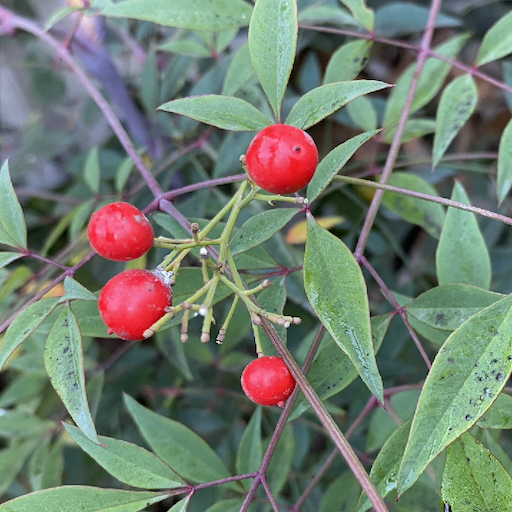
#> input picture 004 - librerias_fundamentos_pdi/002 PRA/frutos_rojos.png, 512 x 512 px, found by its file name
$ jupyter execute '003 - leerImagenColor.ipynb'
#> lines starting #> are read from the running program, lines starting #| are printed output that depends on the picture
# PROCESAMIENTO DIGITAL DE IMÁGENES
# Capítulo 1: Carga y visualización de imágenes en color

**OBJETIVOS PEDAGÓGICOS:**
- Comprender la diferencia entre los formatos de color BGR y RGB.
- Aprender a cargar imágenes con distintas librerías.
- Analizar los canales de color por separado.
- Comparar herramientas: OpenCV y Matplotlib.

**TRANSICIÓN CONCEPTUAL:**
En py5 trabajaste estos conceptos de manera visual.
Ahora vas a usar herramientas estándar de la disciplina antes de pasar a scikit-image.

# 1. PREPARACIÓN DEL ENTORNO

Comenzaremos descargando una imagen de ejemplo para nuestro análisis. Trabajaremos con una imagen de frutos rojos que nos permitirá apreciar claramente las diferencias entre canales de color.

[cell 1]
import urllib.request

url = "https://www.dropbox.com/s/do6b49d10ty1dyf/frutos_rojos.png?dl=1"
archivo = "frutos_rojos.png"
urllib.request.urlretrieve(url, archivo)

print(f"Descargado: {archivo}")
print("Imagen descargada correctamente.")
print("Trabajaremos con una imagen de frutos rojos para analizar los canales de color.")

# 2. OPENCV: LA HERRAMIENTA ESTÁNDAR DE VISIÓN COMPUTACIONAL

**NOTA TÉCNICA IMPORTANTE:**
OpenCV usa el formato BGR (Azul-Verde-Rojo) en lugar de RGB. Esto es por razones históricas del desarrollo de cámaras y software.

A continuación, cargaremos la imagen con OpenCV y analizaremos sus dimensiones antes de visualizarla.

[cell 2]
import cv2
import matplotlib.pyplot as plt

X = cv2.imread("frutos_rojos.png")
#> X is the input picture: shape (512, 512, 3); mean B, G, R 111.7, 125.1, 112.8
print(f"Dimensiones de la imagen: {X.shape}")
#| Dimensiones de la imagen: (512, 512, 3)
print("   - Alto x Ancho x Canales")
print("   - El tercer valor (3) indica que es una imagen en color")

plt.figure(figsize=(8, 6))
plt.imshow(cv2.cvtColor(X, cv2.COLOR_BGR2RGB))
plt.axis("off")
plt.show()

# 3. ANÁLISIS DE CANALES DE COLOR (OpenCV - formato BGR)

**Recordá**: en OpenCV el orden es B-G-R, no R-G-B.

Ahora separarás cada canal para visualizar su contribución a la imagen.
- **Canal azul (B)**: en los frutos rojos, este canal se verá oscuro. Los píxeles rojos tienen poco componente azul.
- **Canal verde (G)**: presenta un componente intermedio en los frutos rojos. Las hojas verdes se verán más brillantes.
- **Canal rojo (R)**: los frutos rojos se verán muy brillantes. Este es el canal dominante en esta imagen.

[cell 3]
print("Analisis por canales - Formato BGR de OpenCV")

# Canal Azul (Blue) - Índice 0
print("\nCanal azul (B)")
B = X[:, :, 0]
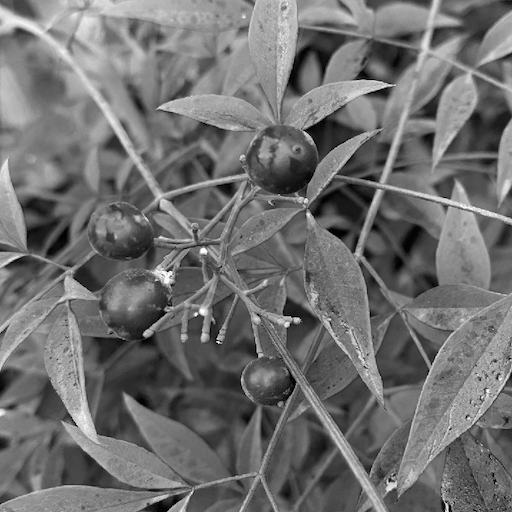
#> B: shape (512, 512); min 0, max 255, mean 111.7
plt.figure(figsize=(6, 6))
plt.imshow(B, cmap="gray")
plt.axis("off")
plt.show()

# Canal Verde (Green) - Índice 1
print("\nCanal verde (G)")
G = X[:, :, 1]
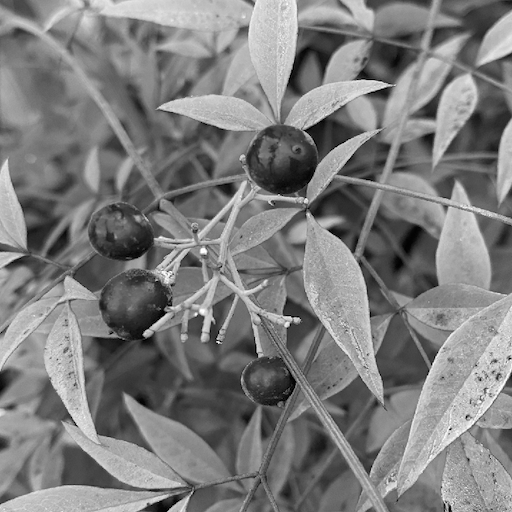
#> G: shape (512, 512); min 0, max 255, mean 125.1
plt.figure(figsize=(6, 6))
plt.imshow(G, cmap="gray")
plt.axis("off")
plt.show()

# Canal Rojo (Red) - Índice 2
print("\nCanal rojo (R)")
R = X[:, :, 2]
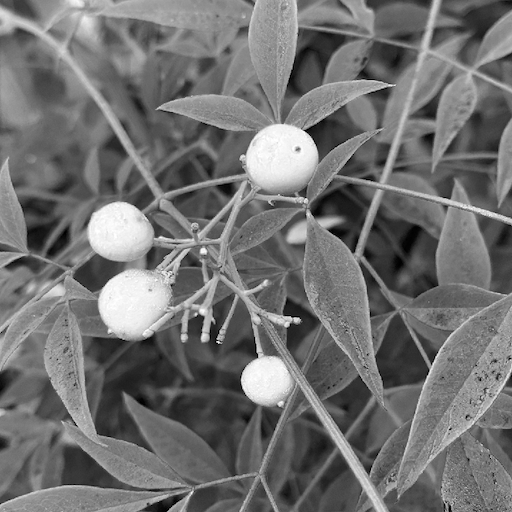
#> R: shape (512, 512); min 0, max 255, mean 112.8
plt.figure(figsize=(6, 6))
plt.imshow(R, cmap="gray")
plt.axis("off")
plt.show()

# 4. MATPLOTLIB: HERRAMIENTA DE VISUALIZACIÓN CIENTÍFICA

Matplotlib es una herramienta de visualización científica que maneja imágenes en formato RGB (más intuitivo).

A diferencia de OpenCV, Matplotlib lee automáticamente las imágenes en formato RGB, lo que facilita la visualización directa sin conversiones adicionales.

[cell 4]
import matplotlib.pyplot as plt

# Carga con matplotlib
X_plt = plt.imread('frutos_rojos.png')
print(f"Dimensiones: {X_plt.shape}")
#| Dimensiones: (512, 512, 4)
print("Nota: Matplotlib lee automáticamente en formato RGB")

plt.figure(figsize=(10, 8))
plt.imshow(X_plt)
plt.title('Imagen Original - Formato RGB (Matplotlib)', fontsize=14, pad=20)
plt.axis('off')
plt.show()

# 5. ANÁLISIS DE CANALES CON MATPLOTLIB (Formato RGB)

Ahora analizarás los canales RGB con Matplotlib. Observá cómo difiere el orden de los canales respecto de OpenCV:
- En RGB, el primer canal (índice 0) es el rojo.
- En RGB, el segundo canal (índice 1) es el verde.
- En RGB, el tercer canal (índice 2) es el azul.

[cell 5]
print("ANÁLISIS POR CANALES - Formato RGB de Matplotlib")

fig, axes = plt.subplots(1, 3, figsize=(15, 5))

# Canal Rojo (Red) - Índice 0 en RGB
R_plt = X_plt[:,:,0]
axes[0].imshow(R_plt, cmap='gray')
axes[0].set_title('Canal ROJO\n(Los frutos se ven brillantes)', fontsize=12)
axes[0].axis('off')

# Canal Verde (Green) - Índice 1 en RGB
G_plt = X_plt[:,:,1]
axes[1].imshow(G_plt, cmap='gray')
axes[1].set_title('Canal VERDE\n(Las hojas se ven brillantes)', fontsize=12)
axes[1].axis('off')

# Canal Azul (Blue) - Índice 2 en RGB
B_plt = X_plt[:,:,2]
axes[2].imshow(B_plt, cmap='gray')
axes[2].set_title('Canal AZUL\n(Los frutos se ven oscuros)', fontsize=12)
axes[2].axis('off')

plt.tight_layout()
plt.show()
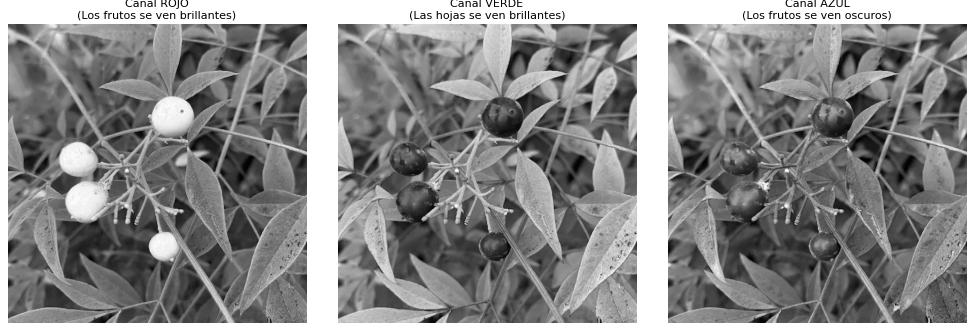
#> figure drawn by matplotlib, 3 panels

# 6. CONVERSIÓN ENTRE FORMATOS: BGR ↔ RGB

**Problema común**: OpenCV lee en BGR, pero Matplotlib espera RGB.

**Solución**: usar `cv2.cvtColor()` para convertir entre formatos.

A continuación, vas a observar qué ocurre cuando una imagen en formato BGR se visualiza directamente con Matplotlib y cómo se corrige esa diferencia mediante una conversión de color.

[cell 6]
# Leemos con OpenCV (BGR) y convertimos a RGB
Xbgr = cv2.imread('frutos_rojos.png')
Xrgb = cv2.cvtColor(Xbgr, cv2.COLOR_BGR2RGB)

fig, axes = plt.subplots(1, 2, figsize=(15, 6))

# Sin conversión (colores incorrectos)
axes[0].imshow(Xbgr)
axes[0].set_title('Sin Conversión\n(OpenCV BGR → Matplotlib)', fontsize=12, color='red')
axes[0].axis('off')

# Con conversión (colores correctos)
axes[1].imshow(Xrgb)
axes[1].set_title('Con Conversión\n(BGR → RGB)', fontsize=12, color='green')
axes[1].axis('off')

plt.tight_layout()
plt.show()
#> figure, not shown here; B, G, R data is drawn as R, G, B

$ run again, with 004 - librerias_fundamentos_pdi/002 PRA/paisaje.png copied over 004 - librerias_fundamentos_pdi/002 PRA/frutos_rojos.png
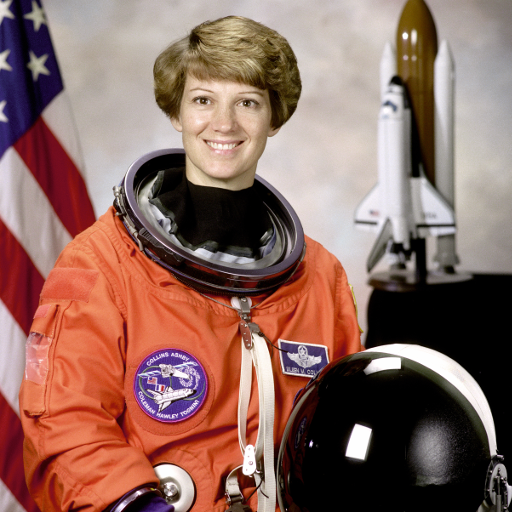
#> input picture 004 - librerias_fundamentos_pdi/002 PRA/paisaje.png, 512 x 512 px, found by its file name
#> X is the input picture: shape (512, 512, 3); mean B, G, R 96.5, 105.8, 141.6
#| Dimensiones de la imagen: (512, 512, 3)
#> `R = X[:, :, 2]`:
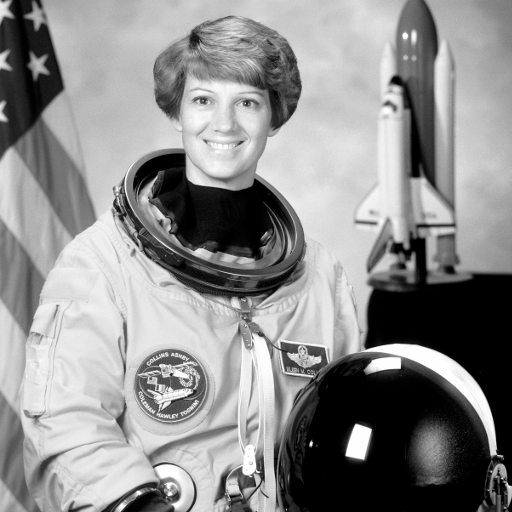
#> R: shape (512, 512); min 0, max 255, mean 141.6
#| Dimensiones: (512, 512, 3)
#> `plt.show()`:
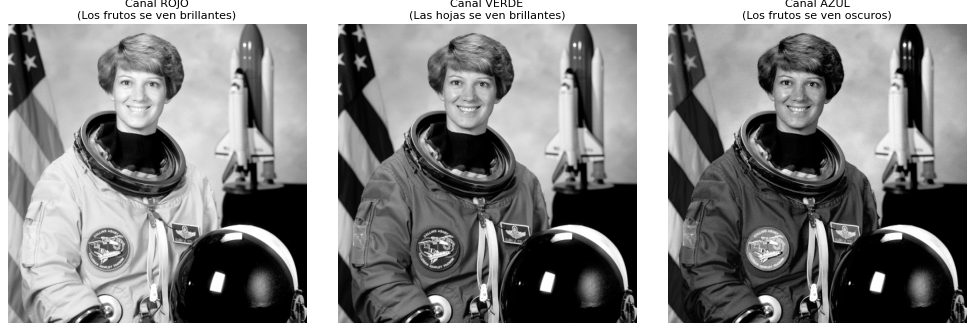
#> figure drawn by matplotlib, 3 panels

$ run again, with 004 - librerias_fundamentos_pdi/002 PRA/flowers.jpg saved as 004 - librerias_fundamentos_pdi/002 PRA/frutos_rojos.png
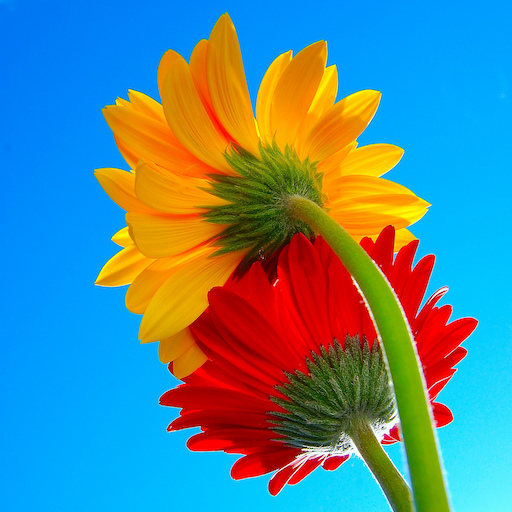
#> input picture 004 - librerias_fundamentos_pdi/002 PRA/flowers.jpg, 512 x 512 px, found by its file name
#> X is the input picture: shape (512, 512, 3); mean B, G, R 144.6, 134.8, 86.6
#| Dimensiones de la imagen: (512, 512, 3)
#> `R = X[:, :, 2]`:
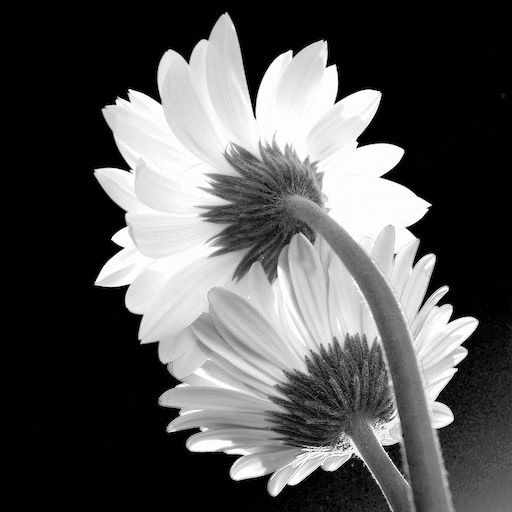
#> R: shape (512, 512); min 0, max 255, mean 86.6
#| Dimensiones: (512, 512, 3)
#> `plt.show()`:
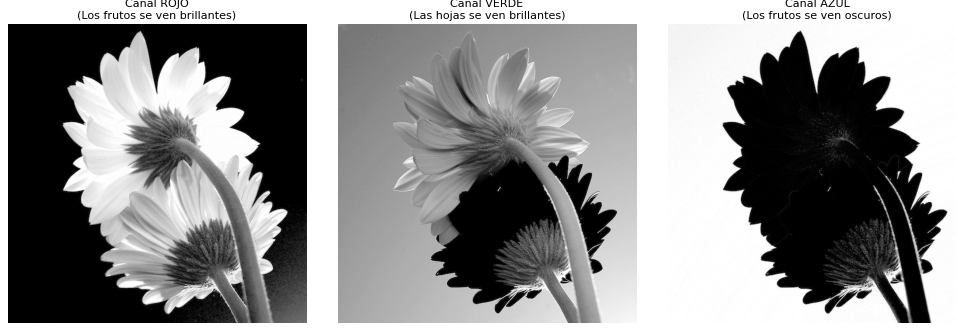
#> figure drawn by matplotlib, 3 panels
